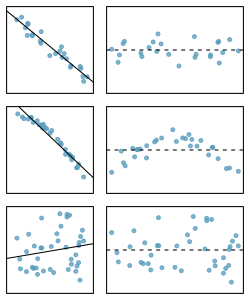

Reproduce this figure in R.
library(openintro)
data(COL)
set.seed(1)

GenerateLmPlot <- function(x, y, xlim, ylim1, ylim2.mult) {
  plot(x, y,
       axes = FALSE,
       pch = 20,
       col = COL[1, 2],
       cex = 1.202,
       xlim = xlim,
       ylim = ylim1)
  box()
  g <- lm(y ~ x)
  abline(g, col = COL[5])
  plot(x, g$residuals,
       pch = 20,
       col = COL[1, 2],
       cex = 1.202,
       xlim = xlim,
       axes = FALSE,
       ylim = ylim2.mult * c(-1, 1) * max(abs(g$residuals)))
  box()
  abline(h = 0, col = COL[5], lty = 2)
}

myPDF('sampleLinesAndResPlots.pdf', 5, 2.5,
      mfrow = 2:3,
      mar = rep(0.5, 4))

MyLayOut <- matrix(1:6, 2)
layout(mat = MyLayOut,
       widths = rep(2, 3),
       heights = c(2, 1),
       respect = TRUE)

n <- 25
x <- runif(n[1])
y <- -8 * x + rnorm(n[1])
GenerateLmPlot(x, y,
               xlim = c(-0.03, 1.03),
               ylim1 = c(-10, 1),
               ylim2.mult = 2.5)

n <- 30
x <- c(runif(n[1] - 2, 0, 4), 2, 2.1)
y <- -2 * x^2 + rnorm(n[1])
GenerateLmPlot(x, y,
               xlim = c(-0.2, 4.2),
               ylim1 = c(-35, 2),
               ylim2.mult = 1.8)

n <- 40
x <- runif(n[1])
y <- 0.2 * x + rnorm(n[1])
y[y < -2] <- -1.5
GenerateLmPlot(x, y,
               xlim = c(-0.03, 1.03),
               ylim1 = c(-2, 2),
               ylim2.mult = 1.2)

dev.off()
